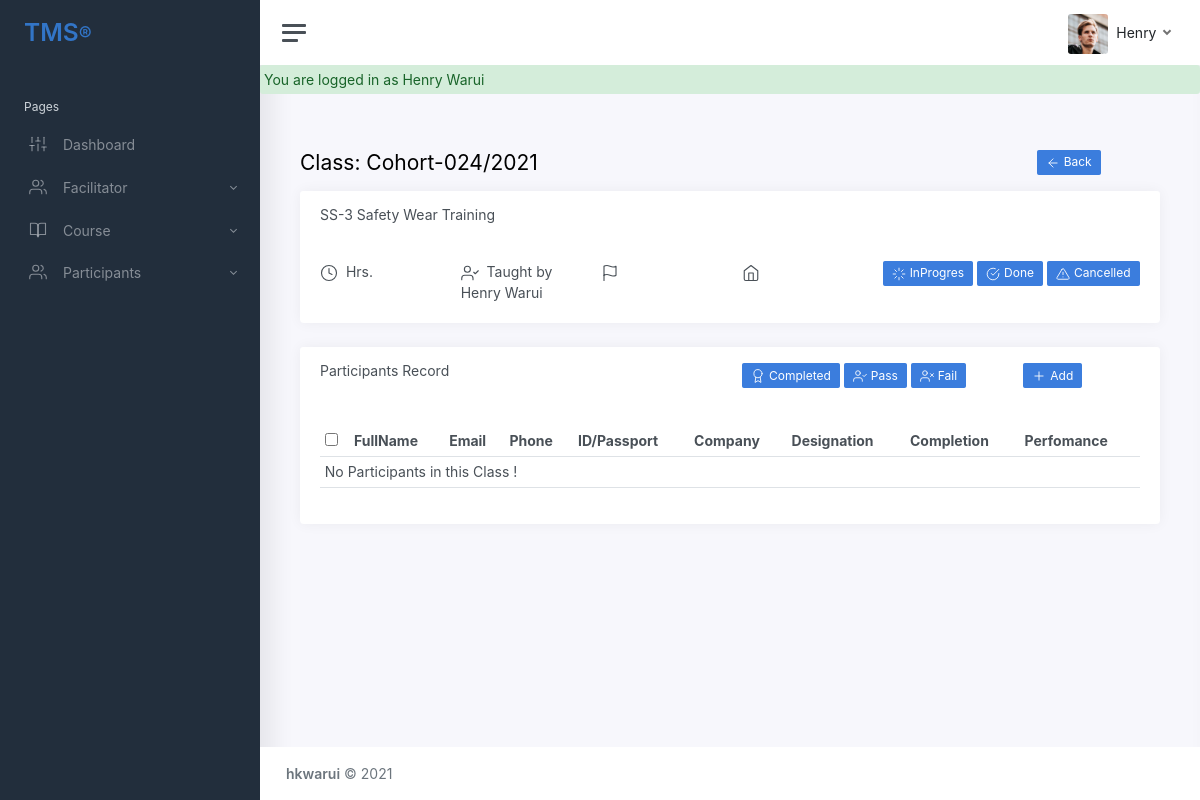
Page /admin/viewClass.php?id=Cohort-024/2021&cid=SS-3 (signed in) on the earlier database version.
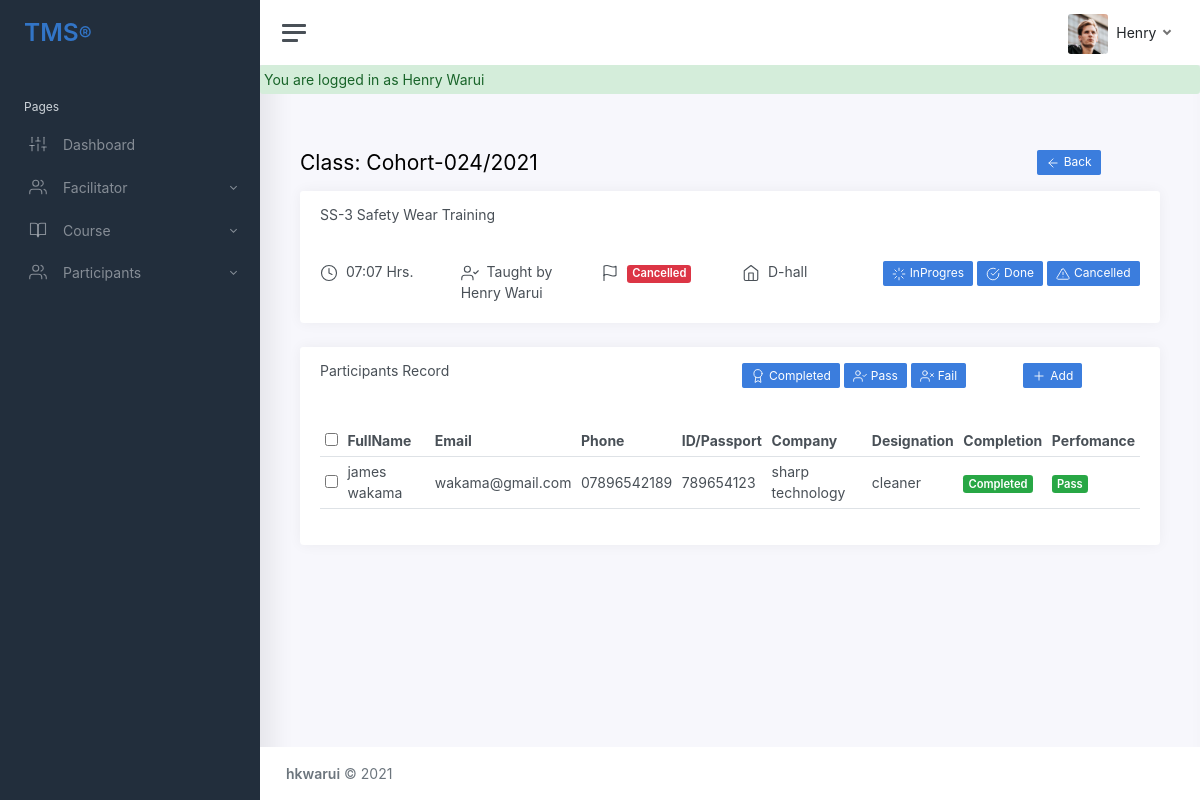
Same page on the later database version.
### tables this page shows
CREATE TABLE `cohorts` (
  `id` int(11) NOT NULL,
  `courseId` varchar(200) NOT NULL,
  `cohortId` varchar(200) NOT NULL,
  `startTime` varchar(200) NOT NULL,
  `venue` varchar(200) NOT NULL,
  `status` varchar(200) NOT NULL DEFAULT 'scheduled'
);

CREATE TABLE `participants` (
  `id` int(11) NOT NULL,
  `fullname` varchar(200) NOT NULL,
  `email` varchar(200) NOT NULL,
  `phone` varchar(200) NOT NULL,
  `passport` varchar(200) NOT NULL,
  `company` varchar(200) NOT NULL,
  `designation` varchar(200) NOT NULL,
  `perfomance` varchar(200) DEFAULT NULL,
  `completion` varchar(200) NOT NULL DEFAULT 'incomplete',
  `courseId` varchar(200) NOT NULL,
  `cohortId` varchar(200) NOT NULL
);

### admin/viewClass.php (the view, shortened to what the changed rows need)
<?php
include_once('../includes/header.php');
require_once '../includes/db_config.php'; ?>
<?php
if (isset($_GET['id'])) {
    $cohortId = $_GET['id'];
    $stm1 = $db->prepare("SELECT * FROM cohorts WHERE cohortId= ?");
    $stm1->execute([$cohortId]);
    $row1 = $stm1->fetch();
}
?>
<main class="content">
    <div class="container-fluid p-0">
        <div class="row">
            <div class="col-10">
                <h1 class="h3 mb-3  float-right">Class: <?php echo $cohortId; ?></h1>
            </div>
        </div>
        <div class="row">
            <div class="col-12">
                <div class="card">
                    <div class="card-body">
                        <div class="row">
                            <div class="col-12 col-lg-2">
                                <span><i class="align-middle me-1" data-feather="clock"></i> <?php echo $row1['startTime'] ?> Hrs.</span>
                            </div>
                            <div class="col-12 col-lg-2">
                                <span><i class="align-middle me-1" data-feather="flag"></i> <?php if ($row1['status'] === 'scheduled') {
                                                                                                echo "<span class='badge bg-secondary'>" . ucwords($row1['status']) . "</span>";
                                                                                            }
                                                                                            if ($row1['status'] === 'cancelled') {
                                                                                                echo "<span class='badge bg-danger'>" . ucwords($row1['status']) . "</span>";
                                                                                            }
                                                                                            ?>
                            </div>
                            <div class="col-12 col-lg-2">
                                <span><i class="align-middle me-1" data-feather="home"></i> <?php echo $row1['venue'] ?> </span>
                            </div>
                        </div>
                    </div>
                </div>
                <div class="col-12">
                    <div class="card">
                        <div class="card-body">
                            <form method="post" action="editRecords.php" name="frmUser">
                                <table class="table table-responsive table-hover table-sm">
                                    <thead>
                                        <tr>
                                            <th scope="col"><input type="checkbox" id="checkAll"> </th>
                                            <th scope="col">FullName</th>
                                            <th scope="col">Email</th>
                                            <th scope="col">Phone</th>
                                            <th scope="col">ID/Passport</th>
                                            <th scope="col">Company</th>
                                            <th scope="col">Designation</th>
                                            <th scope="col">Completion</th>
                                            <th scope="col">Perfomance</th>
                                        </tr>
                                    </thead>
                                    <tbody>
                                        <?php
                                        if (isInstructor()) {
                                            $sth = $db->prepare("SELECT * FROM participants WHERE cohortId = ?");
                                            $sth->execute([$cohortId]);
                                        }
                                        $count = $sth->rowCount();
                                        if ($count > 0) {
                                            while ($result = $sth->fetch()) {
                                        ?>
                                                <tr class="myTable">
                                                    <td><input type="checkbox" name="users[]" value="<?php echo $result["id"]; ?>"></td>
                                                    <td><?php echo $result['fullname']; ?></td>
                                                    <td><?php echo $result['email']; ?></td>
                                                    <td><?php echo $result['phone']; ?></td>
                                                    <td><?php echo $result['passport']; ?></td>
                                                    <td><?php echo $result['company']; ?></td>
                                                    <td><?php echo $result['designation']; ?></td>
                                                    <td><?php if ($result['completion'] == 'completed') {
                                                            echo '<span class="badge bg-success">' . ucwords($result['completion']) . '</span>';
                                                        }
                                                        ?></td>
                                                    <td><?php if (!$result['perfomance']) {
                                                            echo "-------";
                                                        };
                                                        if ($result['perfomance'] == 'fail') { ?>
                                                        <?php  };
                                                        if ($result['perfomance'] == 'pass') { ?>
                                                            <span class='badge bg-success'><?php echo ucwords($result['perfomance']); ?> </span>
                                                        <?php }; ?>
                                                    </td>
                                                </tr>
                                            <?php }
                                        }
                                        if ($count <= 0) { ?>
                                            <tr>
                                                <td colspan="9"> No Participants in this Class ! </td>
                                            </tr>
                                        <?php   } ?>
                                    </tbody>
                                </table>
                            </form>
                        </div>
                    </div>
                </div>
            </div>
        </div>
    </div>
</main>
</div>
</div>
</body>
</html>

Differences in the rows shown:
added cohorts: startTime "07:07", status "Cancelled", venue "D-hall"
added participants: fullname "james wakama", email "wakama@gmail.com", phone "07896542189", passport "789654123", company "sharp technology", designation "cleaner", completion "Completed", perfomance "Pass"
Other differences:
text no longer shown: "No Participants in this Class !"
